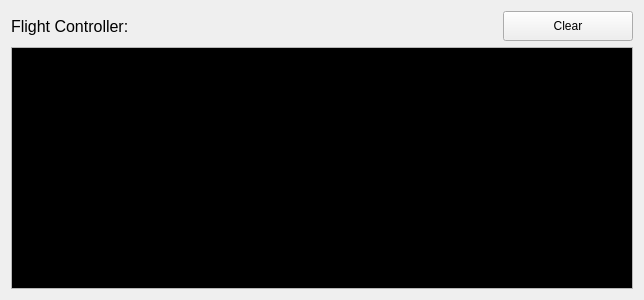
<?xml version="1.0" encoding="UTF-8"?>
<ui version="4.0">
 <class>ConsoleLogsWidget</class>
 <widget class="QWidget" name="ConsoleLogsWidget">
  <property name="geometry">
   <rect>
    <x>0</x>
    <y>0</y>
    <width>644</width>
    <height>300</height>
   </rect>
  </property>
  <property name="windowTitle">
   <string>Form</string>
  </property>
  <layout class="QVBoxLayout" name="verticalLayout">
   <item>
    <layout class="QHBoxLayout" name="horizontalLayout">
     <item>
      <widget class="QLabel" name="label">
       <property name="font">
        <font>
         <pointsize>12</pointsize>
         <weight>50</weight>
         <bold>false</bold>
        </font>
       </property>
       <property name="text">
        <string>Flight Controller:</string>
       </property>
      </widget>
     </item>
     <item>
      <spacer name="horizontalSpacer">
       <property name="orientation">
        <enum>Qt::Horizontal</enum>
       </property>
       <property name="sizeHint" stdset="0">
        <size>
         <width>40</width>
         <height>20</height>
        </size>
       </property>
      </spacer>
     </item>
     <item>
      <widget class="QPushButton" name="buttonClear">
       <property name="minimumSize">
        <size>
         <width>130</width>
         <height>30</height>
        </size>
       </property>
       <property name="maximumSize">
        <size>
         <width>130</width>
         <height>30</height>
        </size>
       </property>
       <property name="text">
        <string>Clear</string>
       </property>
       <property name="icon">
        <iconset resource="../resources.qrc">
         <normaloff>:/Icons/Icons/delete81.png</normaloff>:/Icons/Icons/delete81.png</iconset>
       </property>
      </widget>
     </item>
    </layout>
   </item>
   <item>
    <widget class="QPlainTextEdit" name="textEditLogs">
     <property name="palette">
      <palette>
       <active>
        <colorrole role="Text">
         <brush brushstyle="SolidPattern">
          <color alpha="255">
           <red>255</red>
           <green>255</green>
           <blue>255</blue>
          </color>
         </brush>
        </colorrole>
        <colorrole role="Base">
         <brush brushstyle="SolidPattern">
          <color alpha="255">
           <red>0</red>
           <green>0</green>
           <blue>0</blue>
          </color>
         </brush>
        </colorrole>
       </active>
       <inactive>
        <colorrole role="Text">
         <brush brushstyle="SolidPattern">
          <color alpha="255">
           <red>255</red>
           <green>255</green>
           <blue>255</blue>
          </color>
         </brush>
        </colorrole>
        <colorrole role="Base">
         <brush brushstyle="SolidPattern">
          <color alpha="255">
           <red>0</red>
           <green>0</green>
           <blue>0</blue>
          </color>
         </brush>
        </colorrole>
       </inactive>
       <disabled>
        <colorrole role="Text">
         <brush brushstyle="SolidPattern">
          <color alpha="255">
           <red>159</red>
           <green>158</green>
           <blue>158</blue>
          </color>
         </brush>
        </colorrole>
        <colorrole role="Base">
         <brush brushstyle="SolidPattern">
          <color alpha="255">
           <red>255</red>
           <green>255</green>
           <blue>255</blue>
          </color>
         </brush>
        </colorrole>
       </disabled>
      </palette>
     </property>
     <property name="font">
      <font>
       <family>Ubuntu Mono</family>
       <pointsize>12</pointsize>
       <weight>50</weight>
       <bold>false</bold>
      </font>
     </property>
     <property name="readOnly">
      <bool>true</bool>
     </property>
     <property name="plainText">
      <string/>
     </property>
    </widget>
   </item>
  </layout>
 </widget>
 <resources>
  <include location="../resources.qrc"/>
 </resources>
 <connections/>
</ui>
